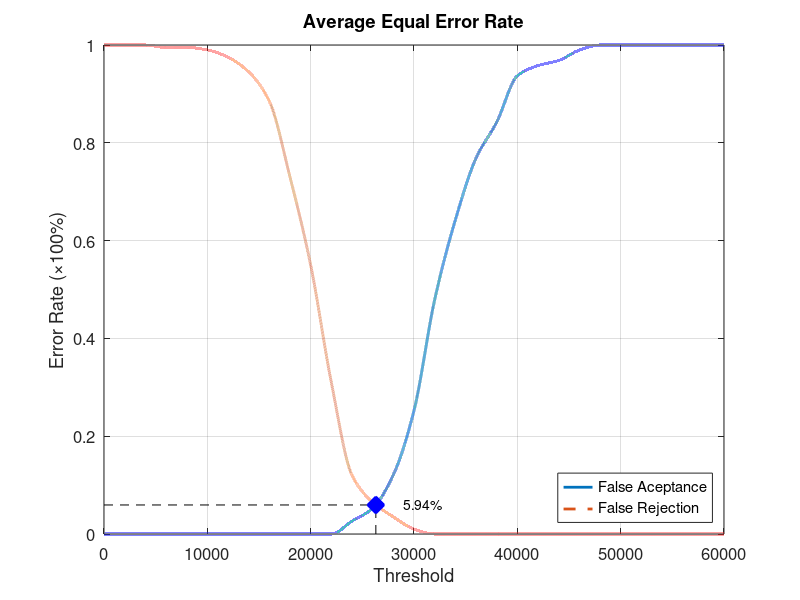
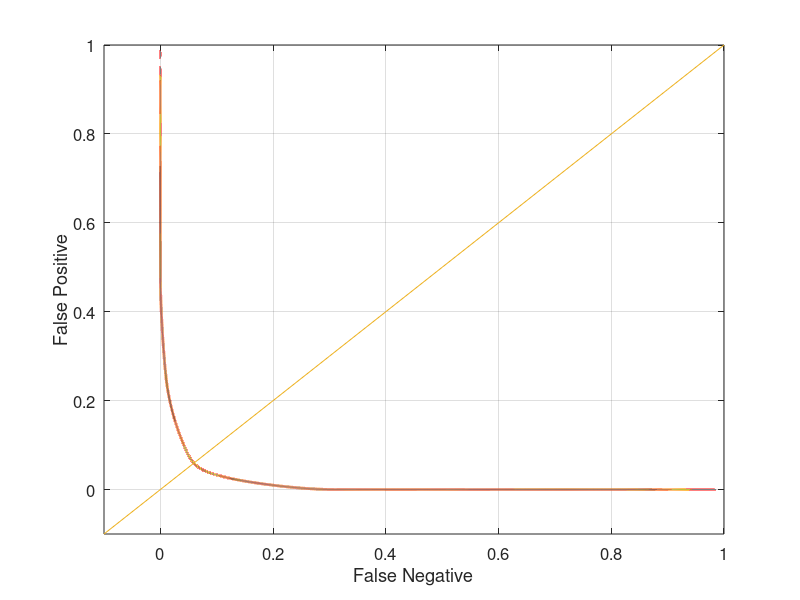

These charts were generated, in order, by the following MATLAB code:
function yEER = Database1_2
close all;
clear;
clc;
x = 0:2000:60000;
xq = 0:0.5:60000;

y0 = [0 0 0 0 0 0 0 0 0 0 0 0 0.0263158 0.0526316 0.121053 0.252632 0.478947 0.642105 0.768421 0.842105 0.936842 0.957895 0.968421 0.989474 1 1 1 1 1 1 1];
yy0 = interp1(x, y0, xq, 'pchip');
y1 = [1 1 1 0.995 0.995 0.99 0.975 0.945 0.885 0.73 0.55 0.31 0.12 0.065 0.035 0.01 0 0 0 0 0 0 0 0 0 0 0 0 0 0 0];
yy1 = interp1(x, y1, xq, 'pchip');

% Calculating EER: 
y2 = abs(y0 - y1);
find(y2 == min(y2))
yy2 = abs(yy0 - yy1);
xEER = find(yy2 == min(yy2));
xEERIndex = xq(xEER) % X-axis EER
yEER = yy0(xEER) % Y-axis EER

main = figure
plot(xq, yy0,'-','LineWidth', 2);	hold on
plot(xq, yy1,'--','LineWidth', 2);	hold on
plot([xEERIndex xEERIndex], [0 yEER], 'k--');	hold on
plot([0 xEERIndex], [yEER yEER], 'k--');	hold on
plot(xEERIndex, yEER, 'bx', 'LineWidth', 10);	hold on
text(xEERIndex + 10 * xEERIndex / 100, yEER, [num2str(round((10000 * yEER)) / 100) '%'])
legend('False Aceptance', 'False Rejection', 'Location', 'SouthEast')
xlabel('Threshold')
ylabel('Error Rate (\times100%)')
title('Average Equal Error Rate')
set(gca, 'FontSize', 12)
axis([0 60000 0 1])
grid on

print(main, 'Database1_2Main', '-dpng');
FNRxFPR = figure('Color', [1 1 1]);
plot(yy1, yy0, '-', yy1, yy0, 'LineWidth', 2);
hold on
y = -0.1:0.1:1
plot(y, y); 
set(gca, 'FontSize', 12)
xlabel('False Negative')
ylabel('False Positive')
axis([-0.1 1 -0.1 1])
set(gca, 'FontSize', 12)
grid on

print(FNRxFPR, 'Database1_2FNRxFPR','-dpng');
end
